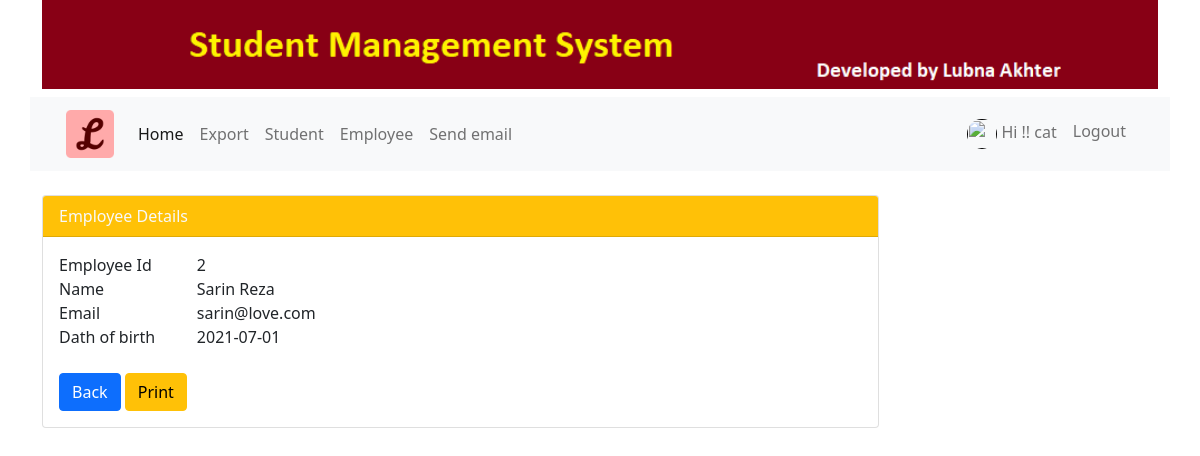
The app's page /emp/details/2 (signed in) with its own data.
### emsapp/models.py (models this page shows)
class Employee(models.Model):
    GENDER_CHOICES = [('Male', 'Male'),('Female', 'Female')]  #[(tuple)], ('Male', 'Male') one for desply one male for value
    id = models.AutoField(primary_key = True)
    name = models.CharField(max_length = 100)
    email = models.EmailField(unique = True, blank = True)
    dob = models.DateField(default = datetime.now, blank = True)
    gender = models.CharField(max_length = 6, choices = GENDER_CHOICES, default = 'Male', )
    salary = models.DecimalField(max_digits = 8, decimal_places = 2, blank = True, null = True)
    photo = models.FileField(upload_to = 'empimage', default = 'empimage/blank.png', blank = True)
    department = models.ForeignKey(Department, on_delete = models.CASCADE)

### emsapp/views.py (the view)
# urls.py: path('details/<int:pk>', views.EmployeeDetailView.as_view(), name = 'details'),
class EmployeeDetailView(DetailView):
    template_name = 'employee/details.html'
    queryset = Employee.objects.all()

### templates/employee/details.html (shortened to what this page needs)
{% extends 'base.html' %}
{% block content %}
        <form  method="POST" enctype="multipart/form-data">
            <div class="card w-75" id="report">
                <div class="card-header bg-warning text-light">
                  Employee Details
                </div>
                <div class="card-body">
                    <div class="form-group row">
                        <label for="" class="col-sm-2">Employee Id</label>
                        <div class="col-sm-4">
                            {{object.id}}
                        </div>
                    </div>
                    <div class="form-group row">
                        <label for="" class="col-sm-2">Name</label>
                        <div class="col-sm-4">
                            {{object.name}}
                        </div>
                    </div>
                    <div class="form-group row">
                        <label for="" class="col-sm-2">Email</label>
                        <div class="col-sm-4">
                            {{object.email}}
                        </div>
                    </div>
                    <div class="form-group row">
                        <label for="" class="col-sm-2">Dath of birth</label>
                        <div class="col-sm-4">
                            {{object.dob|date:'Y-m-d'}}
                        </div>
                    </div>
                     <br>
                    <div class="form-group row">
                        <div class="col-sm-10">
                            <a href="{% url 'employee:list' %}" class="btn btn-primary">Back</a>
                            <button onclick="printDiv('report');" class="btn btn-warning">Print</button>
                        </div>
                    </div>
                </div>
              </div>
        </form>
{% endblock%}

### templates/nav.html (shortened to what this page needs)
{% load static %}
<header>
  <div class="container">
        <div class="row">
            <nav class="navbar navbar-expand-lg navbar-light bg-light">
                <div class="container-fluid">
                  <a class="navbar-brand" href="{% url 'home' %}"><img src="{% static 'images/xyz.ico'%}" alt=""></a>
                  <div class="collapse navbar-collapse" id="navbarSupportedContent">
                    <ul class="navbar-nav me-auto mb-2 mb-lg-0">
                      <li class="nav-item">
                        <a class="nav-link active" aria-current="page" href="{% url 'home' %}">Home</a>
                      </li>
                      <li class="nav-item">
                        <a class="nav-link" href="{% url 'student:export' %}">Export</a>
                      </li>
                      {% if request.user.is_authenticated %}
                      <li class="nav-item">
                        <a class="nav-link" href="{% url 'student:index' %}">Student</a>
                      </li>
                      <li class="nav-item">
                        <a class="nav-link" href="{% url 'employee:list' %}">Employee</a>
                      </li>
                      <li class="nav-item">
                        <a class="nav-link" href="{% url 'student:email' %}">Send email</a>
                      </li>
                      {% endif %}
                    </ul>
                    <ul class="navbar-nav ml-auto">
                      {% if request.user.is_authenticated %}
                      <li class="nav-item">
                        <a href=""class="nav-link">
                          <img src="{{ request.session.profile_pic }}" class="rounded-circle article-img mr-2" width="30px" height= "30px"alt="">
                          Hi !! {{ request.user.username }}</a>
                      </li>
                      <li class="nav-item">
                        <a href="{% url 'student:logout' %}"class="nav-link">Logout</a>
                      </li>
                      {% endif %}
                    </ul>
                    </div>
                </div>
              </nav>
        </div>
    </div>
</header>
<br>

### records on screen
Employee: id "2", name "Sarin Reza", email "sarin@love.com", dob "2021-07-01"

### other values on screen
{{ request.user.username }} "cat"
